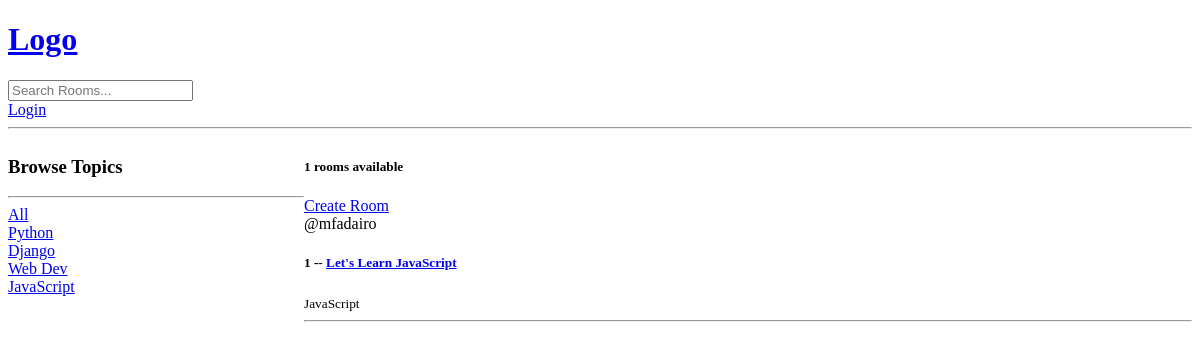
The app's page /?q=JavaScript, older data.
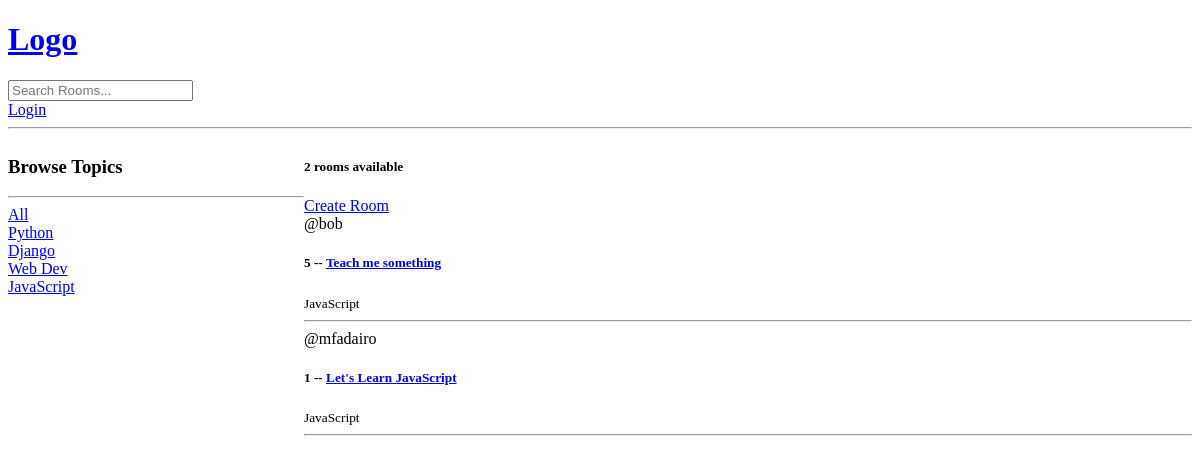
The same page, newer data.
### base/models.py (models this page shows, shortened)
class Topic(models.Model):
    name = models.CharField(max_length=200)

class Room(models.Model):
    host = models.ForeignKey(User, on_delete=models.SET_NULL, null=True)
    topic = models.ForeignKey(Topic, on_delete=models.SET_NULL, null=True)
    name = models.CharField(max_length=200)
    description = models.TextField(null=True, blank=True)
    update = models.DateTimeField(auto_now=True)
    created = models.DateTimeField(auto_now_add=True)
    class Meta:
       ordering = ["-update", "-created"]

### base/views.py (the view)
# urls.py: path('', views.home, name="home"),
def home(request):
    q = request.GET.get('q') if request.GET.get('q') != None else ''
    rooms = Room.objects.filter(
        Q(topic__name__icontains=q) |
        Q(name__icontains=q) |
        Q(description__icontains=q)
        )
    topics = Topic.objects.all()
    rooms_count =rooms.count()
    context = {'rooms': rooms, 'topics': topics, 'room_count': rooms_count}
    return render(request, 'base/home.html', context)

### base/templates/base/home.html (shortened to what this page needs)
{% extends 'main.html' %}
{% block content %}
<div class="home-container">
    <div>
        <h3>Browse Topics</h3>
        <hr>
        <div>
            <a href="{% url 'home' %}">All</a>
        </div>
        {% for topic in topics %}
            <div>
                <a href="{% url 'home' %}?q={{topic.name}}">{{topic.name}}</a>
            </div>
        {% endfor %}
    </div>
    <div>
        <h5>{{room_count}} rooms available</h5>
        <a href="{% url 'create-room' %}">Create Room</a>
    <div>
        {% for room in rooms %}
            <div>
                <span>@{{room.host.username}}</span>
                <a><h5>{{room.id}} -- <a href="{% url 'room' room.id %}">{{room.name}}</a></h5>
                <small>{{room.topic.name}}</small>
                <hr>
            </div>
        {% endfor %}
    </div>
    </div>
</div>
{% endblock content %}

Row changes from the older to the newer data that the page shows:
added Room: host.username "bob", id "5", name "Teach me something", topic.name "JavaScript"
Text that changed along with them:
{{ room_count }}: "1" → "2"
